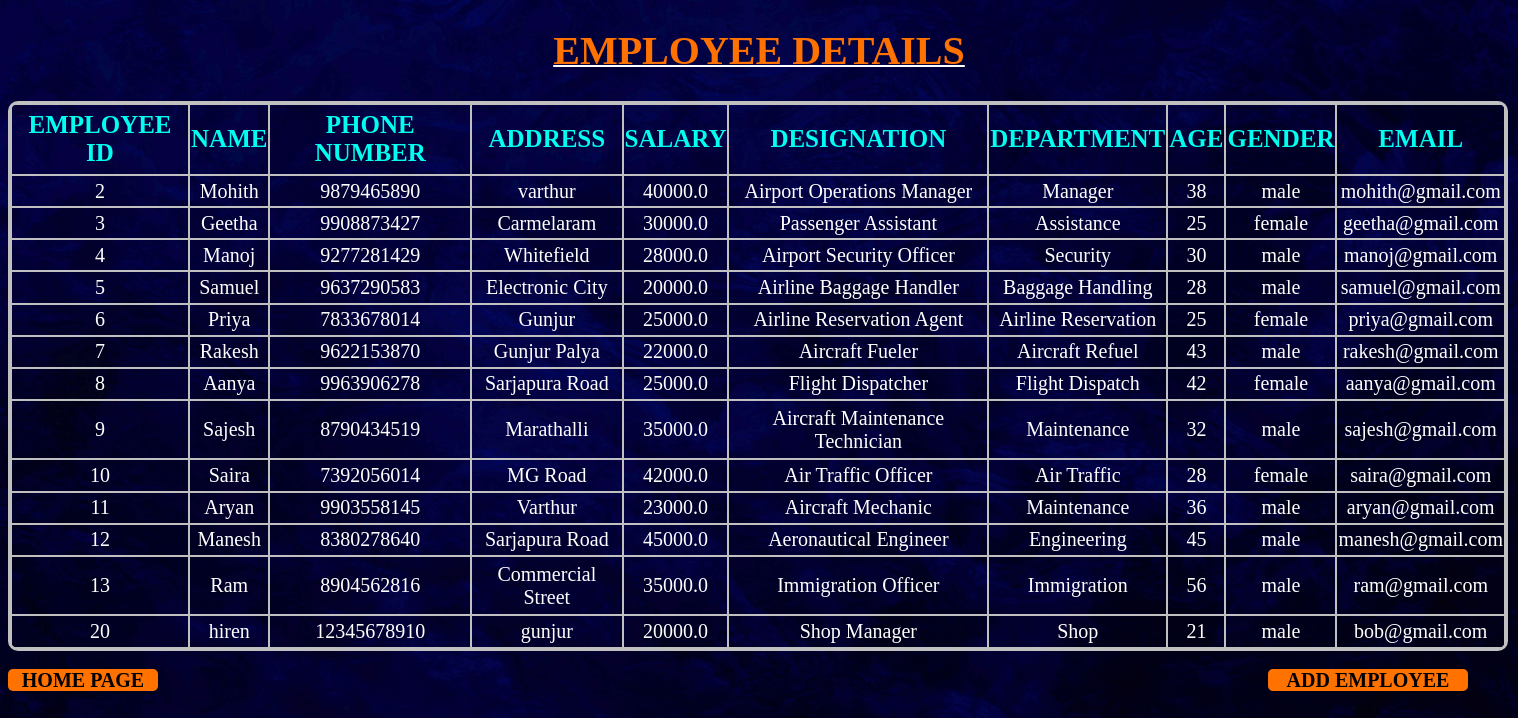
Screenshot of /employee with the database file from the repository.
### testapp/models.py (models this page shows)
class employee(models.Model):
    user = models.ForeignKey(User, on_delete=models.CASCADE, default=None)
    E_id = models.IntegerField(unique=True, default=None)
    E_name = models.CharField(max_length=30, default=None)
    E_password = models.CharField(max_length=15, default=None)
    E_c_password = models.CharField(max_length=15, default=None)
    E_pno = models.IntegerField(default=0)
    E_address = models.TextField(default=None)
    E_salary = models.FloatField(default=0.00)
    E_designation = models.CharField(max_length=25, default=None)
    E_department = models.CharField(max_length=100, default='undefined')
    E_age = models.IntegerField(default=0)
    E_gender = models.CharField(max_length=5, default='Male')
    E_email = models.EmailField(max_length=30, default=None)
    user_type = models.CharField(max_length=50, default="emp")

### testapp/views.py (the view)
# urls.py: path('employee', views.load_employee),
def load_employee(req):
    E = employee.objects.all()
    return render(req, 'employee.html', {'em': E})

### templates/employee.html
<!DOCTYPE html>
<html>
<link rel="stylesheet" href="/static/employee.css">
<head><h1>EMPLOYEE DETAILS</h1></head>
<body background="/static/employee.jpg">
<div class="employee">
<table cellspacing="0px" border=3px solid #C0C0C0;
	 border-radius=10px;
	 height=550;
	 width=1500; >
  <tr>
      <th>EMPLOYEE ID</th>
	  <th>NAME</th>
	  <th>PHONE NUMBER</th>
	  <th>ADDRESS</th>
	  <th>SALARY</th>
	  <th>DESIGNATION</th>
	  <th>DEPARTMENT</th>
	  <th>AGE</th>
	  <th>GENDER</th>
	  <th>EMAIL</th>
  </tr>
	{% for i in em %}
  <tr>
	  <td>{{i.E_id}}</td>
	  <td>{{i.E_name}}</td>
	  <td>{{i.E_pno}}</td>
	  <td>{{i.E_address}}</td>
	  <td>{{i.E_salary}}</td>
	  <td>{{i.E_designation}}</td>
	  <td>{{i.E_department}}</td>
	  <td>{{i.E_age}}</td>
	  <td>{{i.E_gender}}</td>
	  <td>{{i.E_email}}</td>
  </tr>
	{% endfor %}
</table>
</div>
 <br><a href="return" style="
    width: 150px;
    height: 22px;
    font-size: 20px;
    color: black;
    background-color: #ff7200;
    border-radius: 5px;
    font-weight: Bold;
    text-decoration: none;
    position:absolute;
    text-align:center;
    ">HOME PAGE</a>
<a href="employee_register" style="
    width: 200px;
    height: 22px;
    font-size: 20px;
    color: black;
    background-color: #ff7200;
    border-radius: 5px;
    font-weight: Bold;
    text-decoration: none;
    position:absolute;
    text-align:center;
    right:50px;
    ">ADD EMPLOYEE</a><br>
</body>
</html>

### static/employee.css (style rules this page uses)
body { background-position:center; background-size:cover; }
h1 { color:#ff7200; font-family:Aerial; font-size:40px; font-weight:Bold; text-align:center; text-decoration: 2px underline #fff; }
.employee table { border:3px solid #C0C0C0; border-radius:10px; height:550; width:1500; }
.employee table th { font-family:Aerial; font-size:25px; font-weight:Bold; color:#00FFEF; border:1px solid #C0C0C0; }
.employee table td { font-family:Times New Roman; font-size: 20px; color:#fff; text-align:center; border:1px solid #C0C0C0; }
a { width:150px; height:50px; font-size:15px; color:black; background-color:#ff7200; border-radius:10px; font-weight:Bold; }

### rows the page displays
employee: E_id "2", E_name "Mohith", E_pno "9879465890", E_address "varthur", E_salary "40000.0", E_designation "Airport Operations Manager", E_department "Manager", E_age "38", E_gender "male", E_email "mohith@gmail.com"
employee: E_id "3", E_name "Geetha", E_pno "9908873427", E_address "Carmelaram", E_salary "30000.0", E_designation "Passenger Assistant", E_department "Assistance", E_age "25", E_gender "female", E_email "geetha@gmail.com"
employee: E_id "4", E_name "Manoj", E_pno "9277281429", E_address "Whitefield", E_salary "28000.0", E_designation "Airport Security Officer", E_department "Security", E_age "30", E_gender "male", E_email "manoj@gmail.com"
employee: E_id "5", E_name "Samuel", E_pno "9637290583", E_address "Electronic City", E_salary "20000.0", E_designation "Airline Baggage Handler", E_department "Baggage Handling", E_age "28", E_gender "male", E_email "samuel@gmail.com"
employee: E_id "6", E_name "Priya", E_pno "7833678014", E_address "Gunjur", E_salary "25000.0", E_designation "Airline Reservation Agent", E_department "Airline Reservation", E_age "25", E_gender "female", E_email "priya@gmail.com"
employee: E_id "7", E_name "Rakesh", E_pno "9622153870", E_address "Gunjur Palya", E_salary "22000.0", E_designation "Aircraft Fueler", E_department "Aircraft Refuel", E_age "43", E_gender "male", E_email "rakesh@gmail.com"
employee: E_id "8", E_name "Aanya", E_pno "9963906278", E_address "Sarjapura Road", E_salary "25000.0", E_designation "Flight Dispatcher", E_department "Flight Dispatch", E_age "42", E_gender "female", E_email "aanya@gmail.com"
employee: E_id "9", E_name "Sajesh", E_pno "8790434519", E_address "Marathalli", E_salary "35000.0", E_designation "Aircraft Maintenance Technician", E_department "Maintenance", E_age "32", E_gender "male", E_email "sajesh@gmail.com"
employee: E_id "10", E_name "Saira", E_pno "7392056014", E_address "MG Road", E_salary "42000.0", E_designation "Air Traffic Officer", E_department "Air Traffic", E_age "28", E_gender "female", E_email "saira@gmail.com"
employee: E_id "11", E_name "Aryan", E_pno "9903558145", E_address "Varthur", E_salary "23000.0", E_designation "Aircraft Mechanic", E_department "Maintenance", E_age "36", E_gender "male", E_email "aryan@gmail.com"
employee: E_id "12", E_name "Manesh", E_pno "8380278640", E_address "Sarjapura Road", E_salary "45000.0", E_designation "Aeronautical Engineer", E_department "Engineering", E_age "45", E_gender "male", E_email "manesh@gmail.com"
employee: E_id "13", E_name "Ram", E_pno "8904562816", E_address "Commercial Street", E_salary "35000.0", E_designation "Immigration Officer", E_department "Immigration", E_age "56", E_gender "male", E_email "ram@gmail.com"
employee: E_id "20", E_name "hiren", E_pno "12345678910", E_address "gunjur", E_salary "20000.0", E_designation "Shop Manager", E_department "Shop", E_age "21", E_gender "male", E_email "bob@gmail.com"
